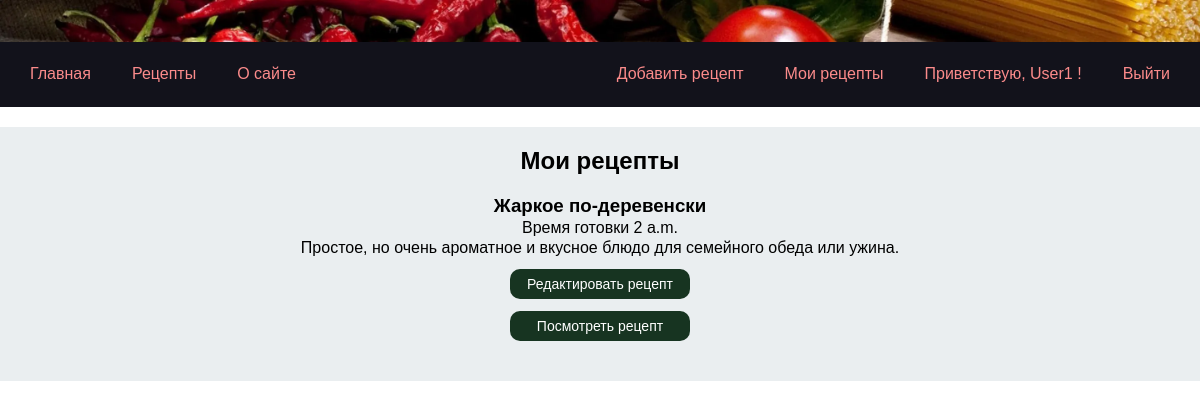
The page /user_recipes/ (signed in) on the database its author committed.
### app_cookbook/models.py (models this page shows)
class Recipe(models.Model):
    title=models.CharField(max_length=100)
    description=models.TextField(max_length=2000)
    ingredients=models.TextField(max_length=2000, default='')
    steps=models.TextField(max_length=2000)
    cooking_time=models.TimeField()
    pecipe_image=models.ImageField(null=True, blank=True)
    author=models.ForeignKey(User,on_delete=models.CASCADE)
    category = models.ForeignKey(Category, on_delete=models.CASCADE)

### app_cookbook/views.py (the view)
# urls.py: path('user_recipes/', views.user_recipes, name='user_recipes'),
@login_required
def user_recipes(request):
    user = request.user
    recipes = Recipe.objects.filter(author=user)
    return render(request, 'app_cookbook/user_recipes.html', {'recipes': recipes})

### app_cookbook/templates/app_cookbook/user_recipes.html
{% extends 'base.html' %}
{% block content %}
<section class='section-box'>
    <div class="content-box">
    <h1>Мои рецепты</h1>
    {% for recipe in recipes %}
    <div class="recipe-short">
        <h3>{{ recipe.title }}</h3>
        <p>Время готовки {{ recipe.cooking_time }}</p>
        <p>{{ recipe.description }}</p>
        <a href="{% url 'recipe_edit' recipe.id %}"><button class='button-recipe'>Редактировать рецепт </button></a>
        <a href="{% url 'recipe_detail' recipe.id %}"><button class='button-recipe'>Посмотреть рецепт </button></a>
    </div>
    {% endfor %}
</div>
</section>
{% endblock %}

### templates/base.html (shortened to what this page needs)
{% load static %}
<!DOCTYPE html>
<html lang="ru">
<head>
    <link rel="stylesheet" type="text/css" href="{% static 'css/styles.css' %}" />
</head>
<body>
    <section class='intro'>
        <div class='intro-box'>
            <img class='intro-box__image' src="{% static 'images/intro.webp' %}" alt="Image">
        </div>
    </section>
    <header class="header">
        <div class="header-box">
            <div class="header-box-left">
                <a class='header-main-list__text' href="{% url 'main' %}">Главная</>
                    <a class='header-main-list__text' href="{% url 'recipes' %}">Рецепты</a>
                    <a class='header-main-list__text' href="{% url 'about' %}">О сайте</a>
            </div>
            <div class="header-box-right">
                {% if request.user.is_authenticated %}
                <a class='header-main-list__text' href="{% url 'recipe_add' %}">Добавить рецепт</a>
                <a class='header-main-list__text' href="{% url 'user_recipes' %}">Мои рецепты</a>
                <a class='header-main-list__text'> Приветствую, {{ user.username}} !</a>
                <a class='header-main-list__text' href="{% url 'logout' %}">Выйти</a>
                {% else %}
                <a class='header-main-list__text' href="{% url 'register' %}">Регистрация</a>
                <a class='header-main-list__text' href="{% url 'login' %}">Войти</a>
                {% endif %}
            </div>
        </div>
    </header>
    {% block content %}{% endblock %}
</body>
</html>

### static/css/styles.css (style rules this page uses)
html { font-family: 'Arial', sans-serif; }
* { margin: 0; padding: 0; text-decoration: none; }
.header { background-color: #12121b; width: 100%; height: 65px; flex-shrink: 0; margin: 0; display: flex; justify-content: center; align-items: center; margin-bottom: 20px; }
.header-box { width: 1140px; display: flex; justify-content: space-between; align-items: center; }
.header-box-left { gap: 41px; display: flex; justify-content: space-between; align-items: center; height: 38px; }
.header-box-right { gap: 41px; display: flex; justify-content: space-between; align-items: center; }
.header-main-list__text { color: #fb8b8b; font-family: "Arial"; font-size: 16px; font-style: normal; font-weight: 400; line-height: normal; }
.intro { display: flex; justify-content: center; width: 100%; align-items: center; }
.intro-box { display: flex; justify-content: center; align-items: center; }
.intro-box__image { width: 100%; }
.section-box { background-color: #eaeef0; width: 100%; flex-shrink: 0; display: flex; justify-content: center; align-items: center; }
.content-box { margin-top: 20px; margin-bottom: 30px; width: 1140px; display: flex; flex-direction: column; justify-content: space-between; align-items: center; gap: 10px; }
.button-recipe { margin-top: 10px; width: 180px; height: 30px; font-family: 'Arial'; font-style: normal; font-weight: 300; font-size: 14px; line-height: 18px; display: flex; justify-content: center; align-items: center; color: #ffffff; background: #173421; cursor: pointer; border-radius: 10px; vertical-align: middle; border: none; }
.recipe-short { margin-top: 10px; margin-bottom: 10px; width: 1140px; display: flex; flex-direction: column; justify-content: space-between; align-items: center; gap: 2px; }

### rows shown on the page
Recipe: title "Жаркое по-деревенски", cooking_time "2 a.m.", description "Простое, но очень ароматное и вкусное блюдо для семейного обеда или ужина."

### other values the page prints
{{ user.username }} "User1"
